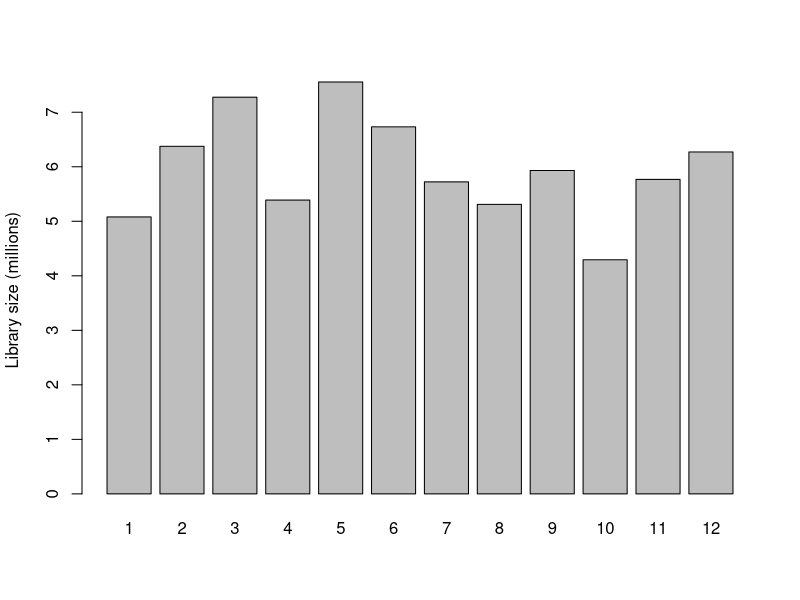
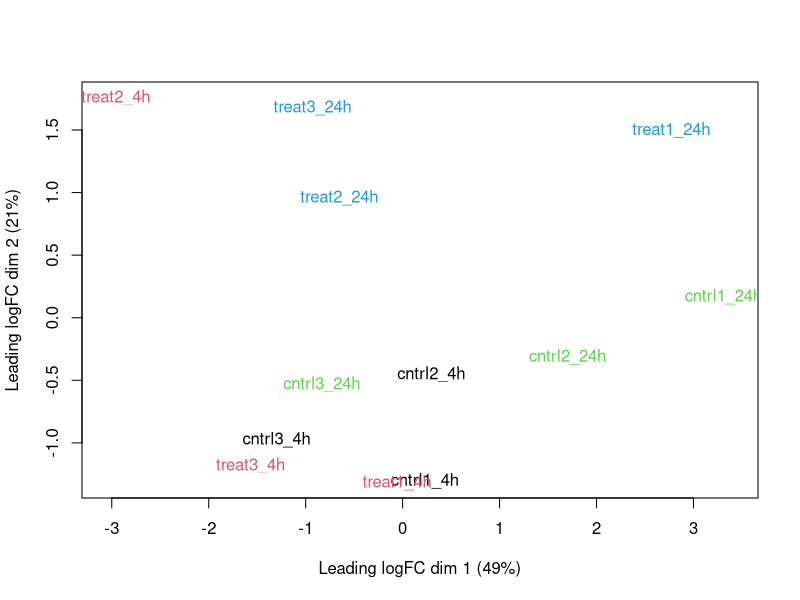
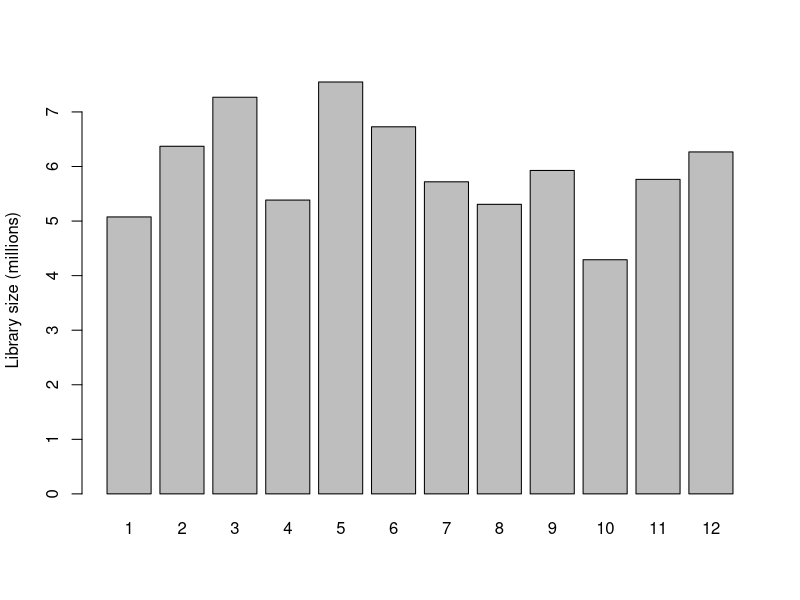
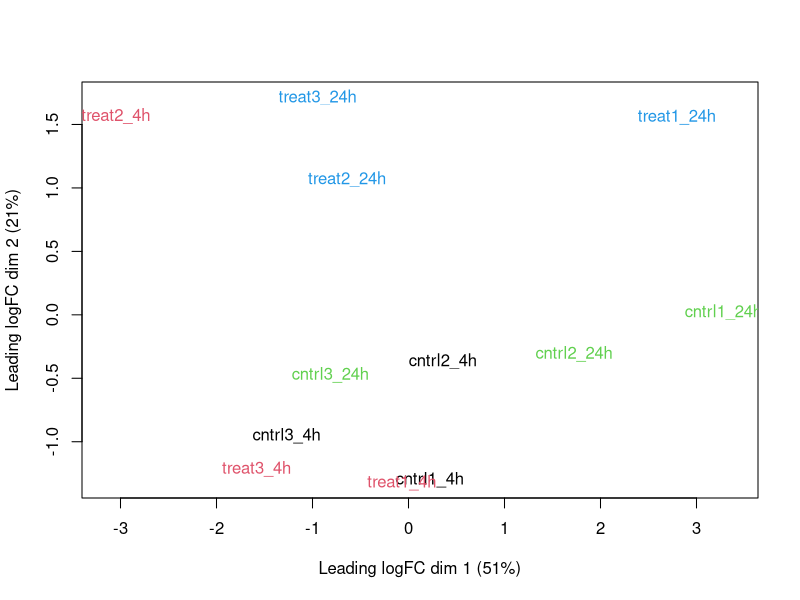
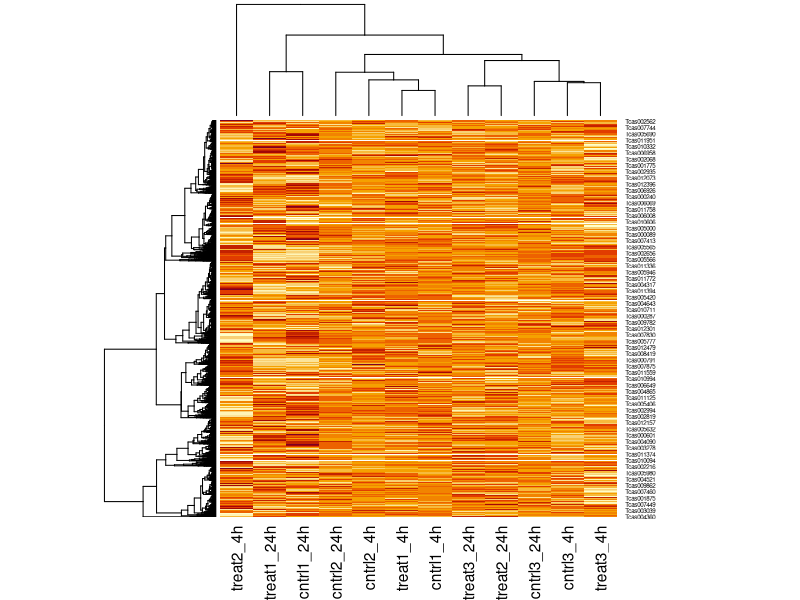
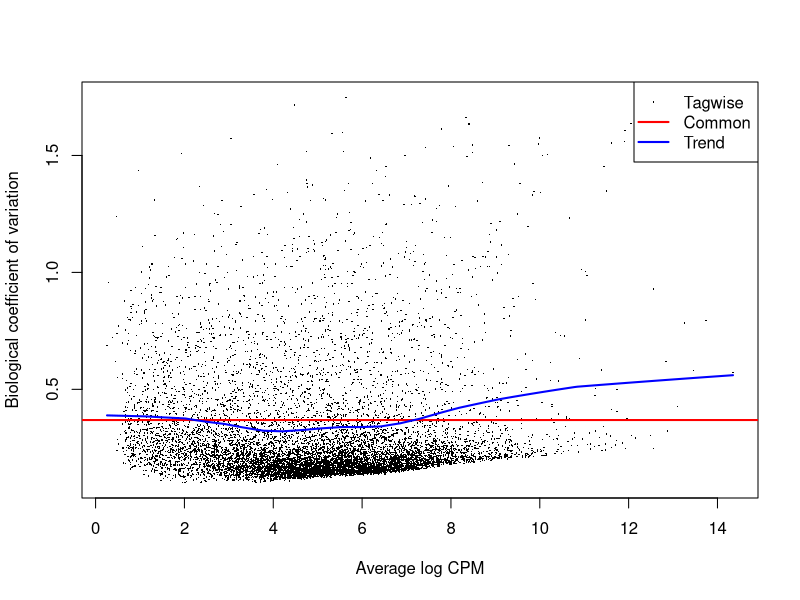
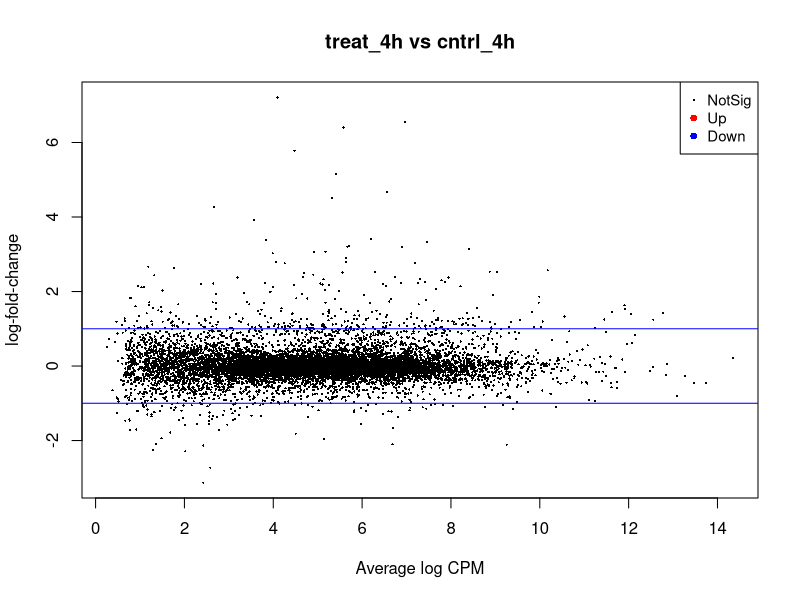
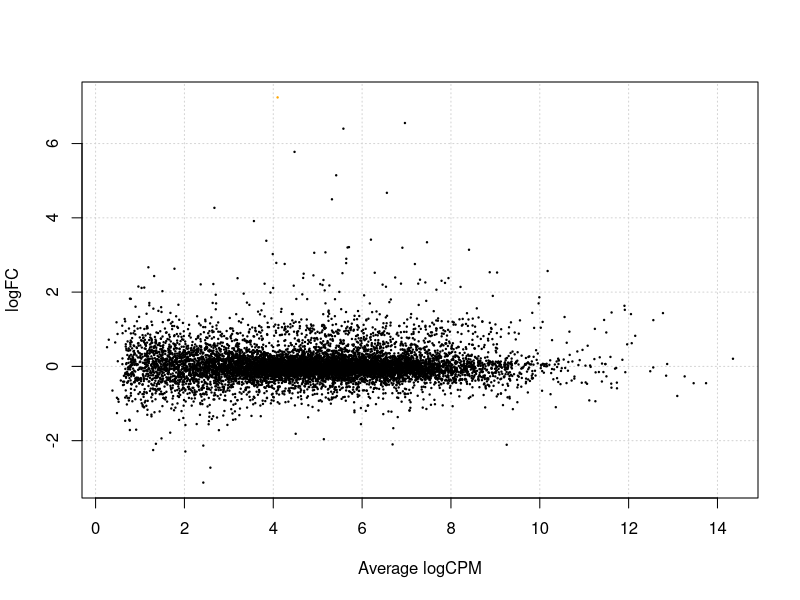

Here is the R script that generated these plots, in order:
# set the working directory
setwd("/YOUR/FILE/PATH/")

# import gene count data
tribolium_counts <- read.csv("TriboliumCounts.csv", row.names="X")

# select a subset of the gene count data
#tribolium_counts[ , 1:6]

#Add grouping factor
group <- factor(c(rep("cntrl_4h",3), rep("treat_4h",3), rep("cntrl_24h",3), rep("treat_24h",3)))

#BiocManager::install("edgeR")

library("edgeR")

#Create DGE list object
list <- DGEList(counts=tribolium_counts,group=group)

#Plot the library sizes before normalization
barplot(list$samples$lib.size*1e-6, names=1:12, ylab="Library size (millions)")

#Draw a MDS plot to show the relative similarities of the samples
# and to view batch and treatment effects before normalization
plotMDS(list, col=rep(1:12, each=3))

#There is no purpose in analysing genes that are not expressed in either 
# experimental condition, so genes are first filtered on expression levels
keep <- filterByExpr(list)
table(keep)
list <- list[keep, , keep.lib.sizes=FALSE]

#Calculate normalized factors
list <- calcNormFactors(list)
normList <- cpm(list, normalized.lib.sizes=TRUE)

#View normalization factors
list$samples
dim(list)

#Plot the library sizes after normalization
barplot(list$samples$lib.size*1e-6, names=1:12, ylab="Library size (millions)")

#Draw a MDS plot to show the relative similarities of the samples
# and to view batch and treatment effects after normalization
plotMDS(list, col=rep(1:12, each=3))

#Draw a heatmap of individual RNA-seq samples using moderated
# log-counts-per-million after normalization
logcpm <- cpm(list, log=TRUE)
heatmap(logcpm)

#Produce a matrix of pseudo-counts
#Estimate common dispersion and tagwise dispersions
list <- estimateDisp(list)
list$common.dispersion

#View dispersion estimates and biological coefficient of variation
plotBCV(list)


##############
#Perform an exact test for treat_4h vs ctrl_4h
tested_4h <- exactTest(list, pair=c("cntrl_4h", "treat_4h"))

#Create results table of DE genes
resultsTbl_4h <- topTags(tested_4h, n=nrow(tested_4h$table))$table

#Create a table of DE genes filtered by FDR
resultsTbl_4h.keep <- resultsTbl_4h$FDR <= 0.05
resultsTbl_4h_filtered <- resultsTbl_4h[resultsTbl_4h.keep,]

#Look at the counts-per-million in individual samples for the top genes
o <- order(tested_4h$table$PValue)
cpm(list)[o[1:10],]

#View the total number of differentially expressed genes at a p-value of 0.05
summary(decideTests(tested_4h))

#Plot log-fold change against log-counts per million, with DE genes highlighted
#The blue lines indicate 2-fold changes
plotMD(tested_4h)
abline(h=c(-1, 1), col="blue")

#Make a mean-difference plot of two libraries of count data with smearing of points
#  with very low counts, especially those that are zero for one of the columns
plotSmear(tested_4h)


##############
#Perform an exact test for treat_24h vs ctrl_24h
tested_24h <- exactTest(list, pair=c("cntrl_24h", "treat_24h"))

#Create a table of DE genes filtered by FDR
resultsTbl_24h <- topTags(tested_24h, n=nrow(tested_24h$table))$table

#Create filtered results table of DE genes
resultsTbl_24h.keep <- resultsTbl_24h$FDR <= 0.05
resultsTbl_24h_filtered <- resultsTbl_24h[resultsTbl_24h.keep,]

#Look at the counts-per-million in individual samples for the top genes
o <- order(tested_24h$table$PValue)
cpm(list)[o[1:10],]

#View the total number of differentially expressed genes at a p-value of 0.05
summary(decideTests(tested_24h))

#Plot log-fold change against log-counts per million, with DE genes highlighted
#The blue lines indicate 2-fold changes
plotMD(tested_24h)
abline(h=c(-1, 1), col="blue")

#Make a mean-difference plot of two libraries of count data with smearing of points
#  with very low counts, especially those that are zero for one of the columns
plotSmear(tested_24h)

##############
#Perform an exact test for treat_4h vs treat_24h
tested_treat <- exactTest(list, pair=c("treat_24h", "treat_4h"))

#Create a table of DE genes filtered by FDR
resultsTbl_treat <- topTags(tested_treat, n=nrow(tested_treat$table))$table

#Create filtered results table of DE genes
resultsTbl_treat.keep <- resultsTbl_treat$FDR <= 0.05
resultsTbl_treat_filtered <- resultsTbl_treat[resultsTbl_treat.keep,]

#Look at the counts-per-million in individual samples for the top genes
o <- order(tested_treat$table$PValue)
cpm(list)[o[1:10],]

#View the total number of differentially expressed genes at a p-value of 0.05
summary(decideTests(tested_treat))

#Plot log-fold change against log-counts per million, with DE genes highlighted
#The blue lines indicate 2-fold changes
plotMD(tested_treat)
abline(h=c(-1, 1), col="blue")

#Make a mean-difference plot of two libraries of count data with smearing of points
#  with very low counts, especially those that are zero for one of the columns
plotSmear(tested_treat)

##############
#Perform an exact test for cntrl_4h vs ctrl_24h
tested_cntrl <- exactTest(list, pair=c("cntrl_24h", "cntrl_4h"))

#Create a table of DE genes filtered by FDR
resultsTbl_nctrl <- topTags(tested_cntrl, n=nrow(tested_cntrl$table))$table

#Create filtered results table of DE genes
resultsTbl_nctrl.keep <- resultsTbl_nctrl$FDR <= 0.05
resultsTbl_treat_filtered <- resultsTbl_nctrl[resultsTbl_nctrl.keep,]

#Look at the counts-per-million in individual samples for the top genes
o <- order(tested_cntrl$table$PValue)
cpm(list)[o[1:10],]

#View the total number of differentially expressed genes at a p-value of 0.05
summary(decideTests(tested_cntrl))

#Plot log-fold change against log-counts per million, with DE genes highlighted
#The blue lines indicate 2-fold changes
plotMD(tested_cntrl)
abline(h=c(-1, 1), col="blue")

#Make a mean-difference plot of two libraries of count data with smearing of points
#  with very low counts, especially those that are zero for one of the columns
plotSmear(tested_cntrl)
